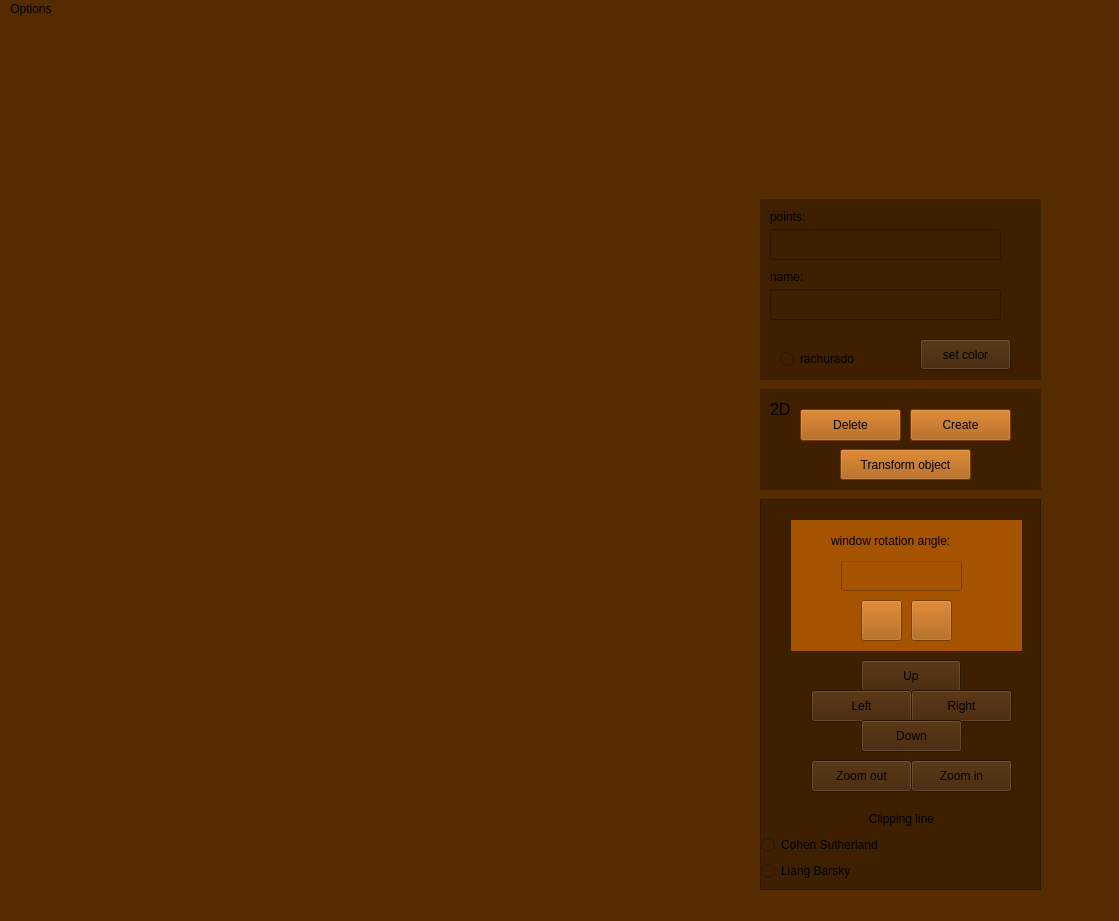
<?xml version="1.0" encoding="UTF-8"?>
<ui version="4.0">
 <class>main</class>
 <widget class="QMainWindow" name="main">
  <property name="geometry">
   <rect>
    <x>0</x>
    <y>0</y>
    <width>1119</width>
    <height>921</height>
   </rect>
  </property>
  <property name="palette">
   <palette>
    <active>
     <colorrole role="Button">
      <brush brushstyle="SolidPattern">
       <color alpha="255">
        <red>86</red>
        <green>43</green>
        <blue>0</blue>
       </color>
      </brush>
     </colorrole>
     <colorrole role="Base">
      <brush brushstyle="SolidPattern">
       <color alpha="255">
        <red>86</red>
        <green>43</green>
        <blue>0</blue>
       </color>
      </brush>
     </colorrole>
     <colorrole role="Window">
      <brush brushstyle="SolidPattern">
       <color alpha="255">
        <red>86</red>
        <green>43</green>
        <blue>0</blue>
       </color>
      </brush>
     </colorrole>
    </active>
    <inactive>
     <colorrole role="Button">
      <brush brushstyle="SolidPattern">
       <color alpha="255">
        <red>86</red>
        <green>43</green>
        <blue>0</blue>
       </color>
      </brush>
     </colorrole>
     <colorrole role="Base">
      <brush brushstyle="SolidPattern">
       <color alpha="255">
        <red>86</red>
        <green>43</green>
        <blue>0</blue>
       </color>
      </brush>
     </colorrole>
     <colorrole role="Window">
      <brush brushstyle="SolidPattern">
       <color alpha="255">
        <red>86</red>
        <green>43</green>
        <blue>0</blue>
       </color>
      </brush>
     </colorrole>
    </inactive>
    <disabled>
     <colorrole role="Button">
      <brush brushstyle="SolidPattern">
       <color alpha="255">
        <red>86</red>
        <green>43</green>
        <blue>0</blue>
       </color>
      </brush>
     </colorrole>
     <colorrole role="Base">
      <brush brushstyle="SolidPattern">
       <color alpha="255">
        <red>86</red>
        <green>43</green>
        <blue>0</blue>
       </color>
      </brush>
     </colorrole>
     <colorrole role="Window">
      <brush brushstyle="SolidPattern">
       <color alpha="255">
        <red>86</red>
        <green>43</green>
        <blue>0</blue>
       </color>
      </brush>
     </colorrole>
    </disabled>
   </palette>
  </property>
  <property name="windowTitle">
   <string>MainWindow</string>
  </property>
  <property name="styleSheet">
   <string notr="true">background-color: rgb(86, 43, 0);</string>
  </property>
  <widget class="QWidget" name="centralwidget">
   <widget class="QLabel" name="vp">
    <property name="geometry">
     <rect>
      <x>70</x>
      <y>60</y>
      <width>621</width>
      <height>661</height>
     </rect>
    </property>
    <property name="text">
     <string/>
    </property>
   </widget>
   <widget class="QScrollArea" name="scrollArea">
    <property name="geometry">
     <rect>
      <x>760</x>
      <y>480</y>
      <width>281</width>
      <height>391</height>
     </rect>
    </property>
    <property name="styleSheet">
     <string notr="true">background-color: rgb(62, 31, 0);</string>
    </property>
    <property name="widgetResizable">
     <bool>true</bool>
    </property>
    <widget class="QWidget" name="scrollAreaWidgetContents">
     <property name="geometry">
      <rect>
       <x>0</x>
       <y>0</y>
       <width>279</width>
       <height>389</height>
      </rect>
     </property>
     <widget class="QPushButton" name="up">
      <property name="geometry">
       <rect>
        <x>100</x>
        <y>160</y>
        <width>100</width>
        <height>32</height>
       </rect>
      </property>
      <property name="text">
       <string>Up</string>
      </property>
     </widget>
     <widget class="QPushButton" name="left">
      <property name="geometry">
       <rect>
        <x>50</x>
        <y>190</y>
        <width>101</width>
        <height>32</height>
       </rect>
      </property>
      <property name="text">
       <string>Left</string>
      </property>
     </widget>
     <widget class="QPushButton" name="right">
      <property name="geometry">
       <rect>
        <x>150</x>
        <y>190</y>
        <width>101</width>
        <height>32</height>
       </rect>
      </property>
      <property name="text">
       <string>Right</string>
      </property>
     </widget>
     <widget class="QPushButton" name="down">
      <property name="geometry">
       <rect>
        <x>100</x>
        <y>220</y>
        <width>101</width>
        <height>32</height>
       </rect>
      </property>
      <property name="text">
       <string>Down</string>
      </property>
     </widget>
     <widget class="QPushButton" name="z_out">
      <property name="geometry">
       <rect>
        <x>50</x>
        <y>260</y>
        <width>101</width>
        <height>32</height>
       </rect>
      </property>
      <property name="styleSheet">
       <string notr="true"/>
      </property>
      <property name="text">
       <string>Zoom out</string>
      </property>
     </widget>
     <widget class="QPushButton" name="z_in">
      <property name="geometry">
       <rect>
        <x>150</x>
        <y>260</y>
        <width>101</width>
        <height>32</height>
       </rect>
      </property>
      <property name="styleSheet">
       <string notr="true"/>
      </property>
      <property name="text">
       <string>Zoom in</string>
      </property>
     </widget>
     <widget class="QWidget" name="widget_3" native="true">
      <property name="geometry">
       <rect>
        <x>30</x>
        <y>20</y>
        <width>231</width>
        <height>131</height>
       </rect>
      </property>
      <property name="styleSheet">
       <string notr="true">background-color: rgb(166, 83, 0);


</string>
      </property>
      <widget class="QPushButton" name="button_turn_window_left">
       <property name="geometry">
        <rect>
         <x>70</x>
         <y>80</y>
         <width>41</width>
         <height>41</height>
        </rect>
       </property>
       <property name="text">
        <string/>
       </property>
      </widget>
      <widget class="QPushButton" name="button_turn_window_right">
       <property name="geometry">
        <rect>
         <x>120</x>
         <y>80</y>
         <width>41</width>
         <height>41</height>
        </rect>
       </property>
       <property name="text">
        <string/>
       </property>
      </widget>
      <widget class="QLineEdit" name="input_angle_window">
       <property name="geometry">
        <rect>
         <x>50</x>
         <y>40</y>
         <width>121</width>
         <height>31</height>
        </rect>
       </property>
      </widget>
      <widget class="QLabel" name="label_2">
       <property name="geometry">
        <rect>
         <x>40</x>
         <y>0</y>
         <width>171</width>
         <height>41</height>
        </rect>
       </property>
       <property name="text">
        <string>window rotation angle:</string>
       </property>
      </widget>
     </widget>
     <widget class="QWidget" name="verticalLayoutWidget_3">
      <property name="geometry">
       <rect>
        <x>0</x>
        <y>310</y>
        <width>281</width>
        <height>71</height>
       </rect>
      </property>
      <layout class="QVBoxLayout" name="verticalLayout_3">
       <item>
        <widget class="QLabel" name="label_3">
         <property name="text">
          <string>&lt;html&gt;&lt;head/&gt;&lt;body&gt;&lt;p align=&quot;center&quot;&gt;Clipping line&lt;/p&gt;&lt;/body&gt;&lt;/html&gt;</string>
         </property>
        </widget>
       </item>
       <item>
        <widget class="QRadioButton" name="radioButton_cohen">
         <property name="text">
          <string>Cohen Sutherland</string>
         </property>
        </widget>
       </item>
       <item>
        <widget class="QRadioButton" name="radioButton_barsky">
         <property name="text">
          <string>Liang Barsky</string>
         </property>
        </widget>
       </item>
      </layout>
     </widget>
    </widget>
   </widget>
   <widget class="QWidget" name="widget" native="true">
    <property name="geometry">
     <rect>
      <x>760</x>
      <y>370</y>
      <width>281</width>
      <height>101</height>
     </rect>
    </property>
    <property name="styleSheet">
     <string notr="true">background-color: rgb(62, 31, 0);</string>
    </property>
    <widget class="QPushButton" name="create_but">
     <property name="geometry">
      <rect>
       <x>150</x>
       <y>20</y>
       <width>101</width>
       <height>32</height>
      </rect>
     </property>
     <property name="styleSheet">
      <string notr="true">background-color: rgb(166, 83, 0);</string>
     </property>
     <property name="text">
      <string>Create</string>
     </property>
    </widget>
    <widget class="QPushButton" name="delete_but">
     <property name="geometry">
      <rect>
       <x>40</x>
       <y>20</y>
       <width>101</width>
       <height>32</height>
      </rect>
     </property>
     <property name="styleSheet">
      <string notr="true">background-color: rgb(166, 83, 0);</string>
     </property>
     <property name="text">
      <string>Delete</string>
     </property>
    </widget>
    <widget class="QPushButton" name="transform_button">
     <property name="geometry">
      <rect>
       <x>80</x>
       <y>60</y>
       <width>131</width>
       <height>31</height>
      </rect>
     </property>
     <property name="styleSheet">
      <string notr="true">background-color: rgb(166, 83, 0);</string>
     </property>
     <property name="text">
      <string>Transform object</string>
     </property>
    </widget>
    <widget class="QLabel" name="label">
     <property name="geometry">
      <rect>
       <x>10</x>
       <y>10</y>
       <width>31</width>
       <height>21</height>
      </rect>
     </property>
     <property name="font">
      <font>
       <pointsize>12</pointsize>
      </font>
     </property>
     <property name="text">
      <string>2D</string>
     </property>
    </widget>
    <zorder>create_but</zorder>
    <zorder>transform_button</zorder>
    <zorder>label</zorder>
    <zorder>delete_but</zorder>
   </widget>
   <widget class="QWidget" name="widget_2" native="true">
    <property name="geometry">
     <rect>
      <x>760</x>
      <y>180</y>
      <width>281</width>
      <height>181</height>
     </rect>
    </property>
    <property name="styleSheet">
     <string notr="true">background-color: rgb(62, 31, 0);</string>
    </property>
    <widget class="QLineEdit" name="points_ln">
     <property name="geometry">
      <rect>
       <x>10</x>
       <y>30</y>
       <width>231</width>
       <height>31</height>
      </rect>
     </property>
     <property name="text">
      <string/>
     </property>
    </widget>
    <widget class="QLabel" name="points_lbl">
     <property name="geometry">
      <rect>
       <x>10</x>
       <y>10</y>
       <width>58</width>
       <height>16</height>
      </rect>
     </property>
     <property name="text">
      <string>points:</string>
     </property>
    </widget>
    <widget class="QLabel" name="name_lbl">
     <property name="geometry">
      <rect>
       <x>10</x>
       <y>70</y>
       <width>58</width>
       <height>16</height>
      </rect>
     </property>
     <property name="text">
      <string>name:</string>
     </property>
    </widget>
    <widget class="QLineEdit" name="name_ln">
     <property name="geometry">
      <rect>
       <x>10</x>
       <y>90</y>
       <width>231</width>
       <height>31</height>
      </rect>
     </property>
    </widget>
    <widget class="QPushButton" name="color_button">
     <property name="geometry">
      <rect>
       <x>160</x>
       <y>140</y>
       <width>91</width>
       <height>31</height>
      </rect>
     </property>
     <property name="styleSheet">
      <string notr="true"/>
     </property>
     <property name="text">
      <string>set color</string>
     </property>
    </widget>
    <widget class="QRadioButton" name="radioButton">
     <property name="geometry">
      <rect>
       <x>20</x>
       <y>150</y>
       <width>100</width>
       <height>20</height>
      </rect>
     </property>
     <property name="text">
      <string>rachurado</string>
     </property>
    </widget>
   </widget>
  </widget>
  <widget class="QMenuBar" name="menubar">
   <property name="geometry">
    <rect>
     <x>0</x>
     <y>0</y>
     <width>1119</width>
     <height>19</height>
    </rect>
   </property>
   <widget class="QMenu" name="menuOptions">
    <property name="title">
     <string>Options</string>
    </property>
    <addaction name="actionRestart"/>
    <addaction name="actionObject_Files"/>
   </widget>
   <addaction name="menuOptions"/>
  </widget>
  <widget class="QStatusBar" name="statusbar"/>
  <action name="actionRestart">
   <property name="text">
    <string>Restart</string>
   </property>
  </action>
  <action name="actionObject_Files">
   <property name="text">
    <string>Object Files</string>
   </property>
  </action>
 </widget>
 <resources/>
 <connections/>
</ui>
